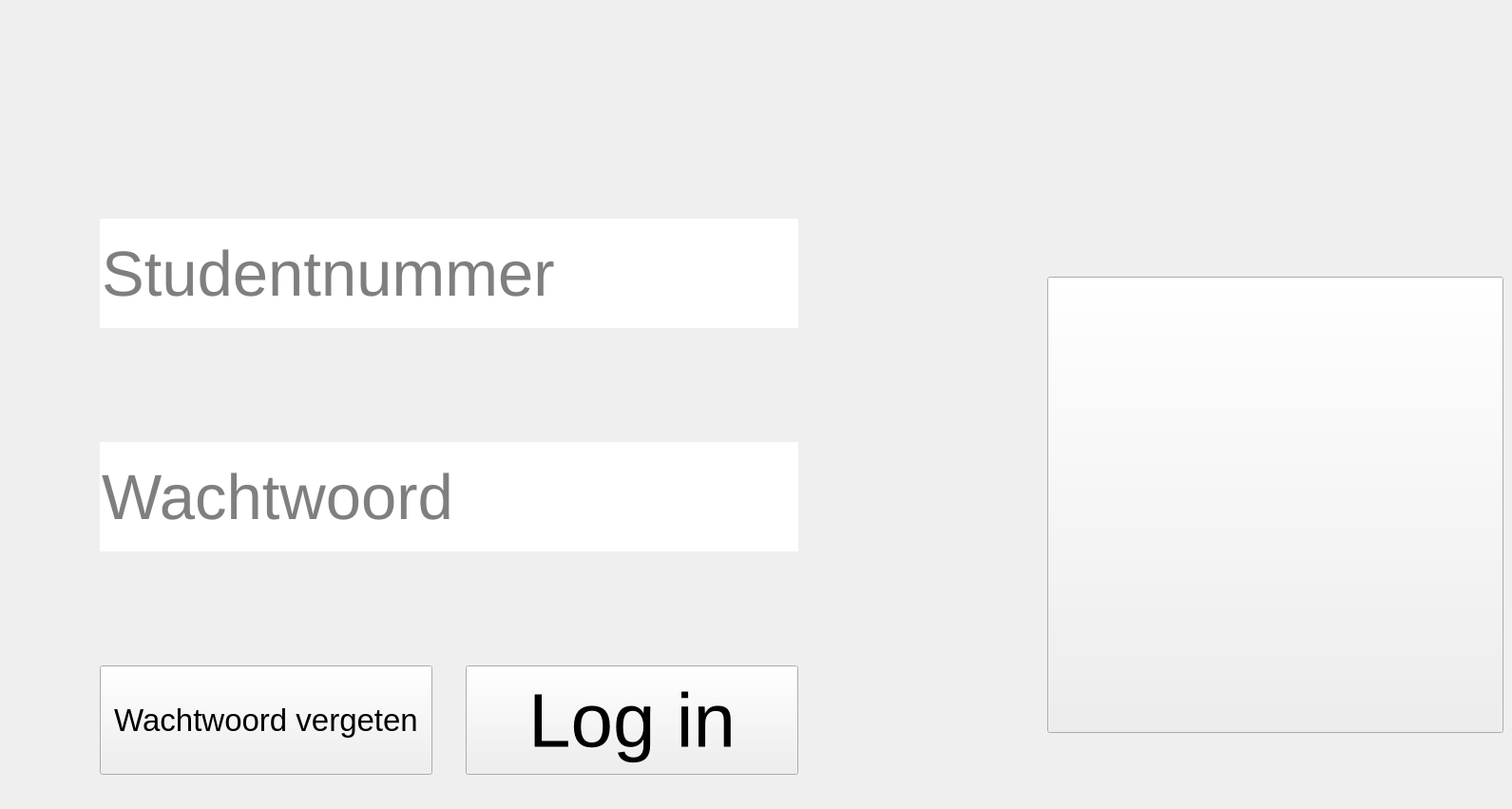
    <widget class="QWidget" name="login">
     <property name="sizePolicy">
      <sizepolicy hsizetype="Expanding" vsizetype="Expanding">
       <horstretch>0</horstretch>
       <verstretch>0</verstretch>
      </sizepolicy>
     </property>
     <widget class="QPushButton" name="btn_qr">
      <property name="geometry">
       <rect>
        <x>1102</x>
        <y>291</y>
        <width>480</width>
        <height>480</height>
       </rect>
      </property>
      <property name="focusPolicy">
       <enum>Qt::NoFocus</enum>
      </property>
      <property name="text">
       <string/>
      </property>
      <property name="icon">
       <iconset>
        <normaloff>QRcode.svg</normaloff>QRcode.svg</iconset>
      </property>
      <property name="iconSize">
       <size>
        <width>480</width>
        <height>480</height>
       </size>
      </property>
     </widget>
     <widget class="QPushButton" name="btn_login">
      <property name="geometry">
       <rect>
        <x>490</x>
        <y>700</y>
        <width>350</width>
        <height>115</height>
       </rect>
      </property>
      <property name="font">
       <font>
        <pointsize>60</pointsize>
       </font>
      </property>
      <property name="focusPolicy">
       <enum>Qt::StrongFocus</enum>
      </property>
      <property name="text">
       <string>Log in</string>
      </property>
      <property name="autoDefault">
       <bool>false</bool>
      </property>
     </widget>
     <widget class="QLineEdit" name="line_stdnr">
      <property name="geometry">
       <rect>
        <x>105</x>
        <y>230</y>
        <width>735</width>
        <height>115</height>
       </rect>
      </property>
      <property name="sizePolicy">
       <sizepolicy hsizetype="Maximum" vsizetype="Fixed">
        <horstretch>0</horstretch>
        <verstretch>0</verstretch>
       </sizepolicy>
      </property>
      <property name="font">
       <font>
        <pointsize>50</pointsize>
       </font>
      </property>
      <property name="inputMethodHints">
       <set>Qt::ImhDigitsOnly|Qt::ImhPreferNumbers|Qt::ImhSensitiveData</set>
      </property>
      <property name="frame">
       <bool>false</bool>
      </property>
      <property name="echoMode">
       <enum>QLineEdit::Normal</enum>
      </property>
      <property name="placeholderText">
       <string>Studentnummer</string>
      </property>
      <property name="cursorMoveStyle">
       <enum>Qt::VisualMoveStyle</enum>
      </property>
     </widget>
     <widget class="QLineEdit" name="line_pswrd">
      <property name="geometry">
       <rect>
        <x>105</x>
        <y>465</y>
        <width>735</width>
        <height>115</height>
       </rect>
      </property>
      <property name="sizePolicy">
       <sizepolicy hsizetype="Fixed" vsizetype="Fixed">
        <horstretch>0</horstretch>
        <verstretch>0</verstretch>
       </sizepolicy>
      </property>
      <property name="font">
       <font>
        <pointsize>50</pointsize>
       </font>
      </property>
      <property name="focusPolicy">
       <enum>Qt::StrongFocus</enum>
      </property>
      <property name="frame">
       <bool>false</bool>
      </property>
      <property name="echoMode">
       <enum>QLineEdit::Password</enum>
      </property>
      <property name="placeholderText">
       <string>Wachtwoord</string>
      </property>
      <property name="cursorMoveStyle">
       <enum>Qt::VisualMoveStyle</enum>
      </property>
      <property name="clearButtonEnabled">
       <bool>false</bool>
      </property>
     </widget>
     <widget class="QLineEdit" name="line_qr">
      <property name="geometry">
       <rect>
        <x>-200</x>
        <y>0</y>
        <width>50</width>
        <height>50</height>
       </rect>
      </property>
      <property name="cursor">
       <cursorShape>BlankCursor</cursorShape>
      </property>
      <property name="focusPolicy">
       <enum>Qt::ClickFocus</enum>
      </property>
      <property name="inputMethodHints">
       <set>Qt::ImhHiddenText|Qt::ImhNoAutoUppercase|Qt::ImhNoPredictiveText|Qt::ImhSensitiveData</set>
      </property>
      <property name="maxLength">
       <number>500000</number>
      </property>
      <property name="frame">
       <bool>false</bool>
      </property>
      <property name="echoMode">
       <enum>QLineEdit::NoEcho</enum>
      </property>
     </widget>
     <widget class="QLabel" name="ERROR_STDNR">
      <property name="geometry">
       <rect>
        <x>105</x>
        <y>384</y>
        <width>735</width>
        <height>50</height>
       </rect>
      </property>
      <property name="text">
       <string/>
      </property>
     </widget>
     <widget class="QLabel" name="ERROR_PSWRD">
      <property name="geometry">
       <rect>
        <x>105</x>
        <y>600</y>
        <width>735</width>
        <height>75</height>
       </rect>
      </property>
      <property name="text">
       <string/>
      </property>
     </widget>
     <widget class="QLabel" name="ERROR_QRFLD">
      <property name="geometry">
       <rect>
        <x>1128</x>
        <y>792</y>
        <width>367</width>
        <height>50</height>
       </rect>
      </property>
      <property name="text">
       <string/>
      </property>
     </widget>
     <widget class="QPushButton" name="btn_retpass">
      <property name="geometry">
       <rect>
        <x>105</x>
        <y>700</y>
        <width>350</width>
        <height>115</height>
       </rect>
      </property>
      <property name="font">
       <font>
        <pointsize>25</pointsize>
       </font>
      </property>
      <property name="focusPolicy">
       <enum>Qt::NoFocus</enum>
      </property>
      <property name="text">
       <string>Wachtwoord vergeten</string>
      </property>
      <property name="autoDefault">
       <bool>false</bool>
      </property>
     </widget>
    </widget>
